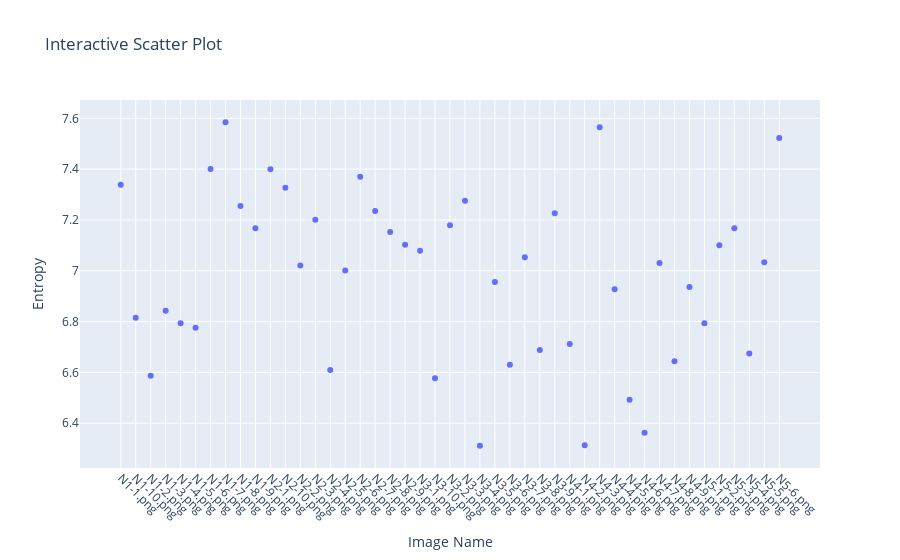

Notebook cell for this chart:
### Code cell
data.clear()
from skimage.measure import shannon_entropy
### boundary strength
## sharp images have high laplacian
print("Gradient magnitude mean:")
for name, img in images:
    entropy = shannon_entropy(img)
    print(f"Image {name}: {str(entropy)}")
    data.append([name, entropy])
    
data = sorted(data, key=lambda x: x[0])
for datum in data:
    print(datum)
plot_scatter(data, "Entropy")

### Figure 1 — Plotly figure (JSON) as saved in the notebook; plotly's stock layout.template omitted (floating-point values rounded to 4 significant figures)
{"data": [{"hovertemplate": "Image Name=%{x}<br>Entropy=%{y}<extra></extra>", "legendgroup": "", "marker": {"color": "#636efa", "symbol": "circle"}, "mode": "markers", "name": "", "orientation": "v", "showlegend": false, "type": "scatter", "x": ["N1-1.png", "N1-10.png", "N1-2.png", "N1-3.png", "N1-4.png", "N1-5.png", "N1-6.png", "N1-7.png", "N1-8.png", "N1-9.png", "N2-1.png", "N2-10.png", "N2-2.png", "N2-3.png", "N2-4.png", "N2-5.png", "N2-6.png", "N2-7.png", "N2-8.png", "N2-9.png", "N3-1.png", "N3-10.png", "N3-2.png", "N3-3.png", "N3-4.png", "N3-5.png", "N3-6.png", "N3-7.png", "N3-8.png", "N3-9.png", "N4-1.png", "N4-2.png", "N4-3.png", "N4-4.png", "N4-5.png", "N4-6.png", "N4-7.png", "N4-8.png", "N4-9.png", "N5-1.png", "N5-2.png", "N5-3.png", "N5-4.png", "N5-5.png", "N5-6.png"], "xaxis": "x", "y": [7.339, 6.816, 6.587, 6.843, 6.793, 6.775, 7.401, 7.585, 7.255, 7.167, 7.4, 7.326, 7.021, 7.2, 6.61, 7.001, 7.37, 7.235, 7.152, 7.102, 7.079, 6.577, 7.179, 7.276, 6.311, 6.956, 6.63, 7.053, 6.688, 7.227, 6.712, 6.314, 7.565, 6.927, 6.493, 6.363, 7.031, 6.644, 6.936, 6.794, 7.101, 7.167, 6.675, 7.033, 7.523], "yaxis": "y"}], "layout": {"legend": {"tracegroupgap": 0}, "title": {"text": "Interactive Scatter Plot"}, "xaxis": {"anchor": "y", "domain": [0, 1], "tickangle": 45, "title": {"text": "Image Name"}}, "yaxis": {"anchor": "x", "domain": [0, 1], "title": {"text": "Entropy"}}}}
